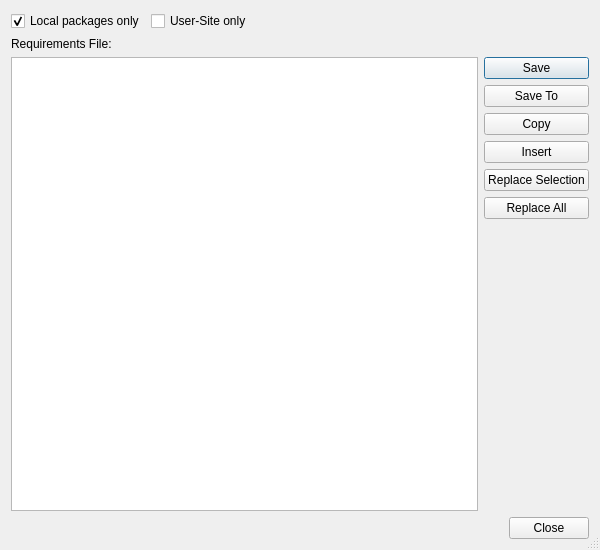
<?xml version="1.0" encoding="UTF-8"?>
<ui version="4.0">
 <class>PipFreezeDialog</class>
 <widget class="QDialog" name="PipFreezeDialog">
  <property name="geometry">
   <rect>
    <x>0</x>
    <y>0</y>
    <width>600</width>
    <height>550</height>
   </rect>
  </property>
  <property name="windowTitle">
   <string>Generate Requirements</string>
  </property>
  <property name="toolTip">
   <string>Replace the current selection with the requirements text</string>
  </property>
  <property name="sizeGripEnabled">
   <bool>true</bool>
  </property>
  <layout class="QVBoxLayout" name="verticalLayout">
   <item>
    <layout class="QHBoxLayout" name="horizontalLayout_2">
     <item>
      <widget class="QCheckBox" name="localCheckBox">
       <property name="toolTip">
        <string>Select to show requirements for locally-installed packages only</string>
       </property>
       <property name="text">
        <string>Local packages only</string>
       </property>
       <property name="checked">
        <bool>true</bool>
       </property>
      </widget>
     </item>
     <item>
      <widget class="QCheckBox" name="userCheckBox">
       <property name="toolTip">
        <string>Select to show requirements for packages installed to the user-site only</string>
       </property>
       <property name="text">
        <string>User-Site only</string>
       </property>
      </widget>
     </item>
     <item>
      <spacer name="horizontalSpacer">
       <property name="orientation">
        <enum>Qt::Horizontal</enum>
       </property>
       <property name="sizeHint" stdset="0">
        <size>
         <width>40</width>
         <height>20</height>
        </size>
       </property>
      </spacer>
     </item>
    </layout>
   </item>
   <item>
    <layout class="QHBoxLayout" name="horizontalLayout">
     <item>
      <widget class="QLabel" name="label">
       <property name="text">
        <string>Requirements File:</string>
       </property>
      </widget>
     </item>
     <item>
      <widget class="EricPathPicker" name="requirementsFilePicker" native="true">
       <property name="sizePolicy">
        <sizepolicy hsizetype="Expanding" vsizetype="Preferred">
         <horstretch>0</horstretch>
         <verstretch>0</verstretch>
        </sizepolicy>
       </property>
       <property name="focusPolicy">
        <enum>Qt::StrongFocus</enum>
       </property>
      </widget>
     </item>
    </layout>
   </item>
   <item>
    <layout class="QGridLayout" name="gridLayout">
     <item row="0" column="1">
      <widget class="QPushButton" name="saveButton">
       <property name="toolTip">
        <string>Press to save to the requirements file</string>
       </property>
       <property name="text">
        <string>Save</string>
       </property>
      </widget>
     </item>
     <item row="1" column="1">
      <widget class="QPushButton" name="saveToButton">
       <property name="toolTip">
        <string>Save to a new file</string>
       </property>
       <property name="text">
        <string>Save To</string>
       </property>
      </widget>
     </item>
     <item row="2" column="1">
      <widget class="QPushButton" name="copyButton">
       <property name="toolTip">
        <string>Copy the requirements text to the clipboard</string>
       </property>
       <property name="text">
        <string>Copy</string>
       </property>
      </widget>
     </item>
     <item row="3" column="1">
      <widget class="QPushButton" name="insertButton">
       <property name="toolTip">
        <string>Insert the requirements text at the cursor position</string>
       </property>
       <property name="text">
        <string>Insert</string>
       </property>
      </widget>
     </item>
     <item row="4" column="1">
      <widget class="QPushButton" name="replaceSelectionButton">
       <property name="text">
        <string>Replace Selection</string>
       </property>
      </widget>
     </item>
     <item row="5" column="1">
      <widget class="QPushButton" name="replaceAllButton">
       <property name="toolTip">
        <string>Replace all text with the requirements text</string>
       </property>
       <property name="text">
        <string>Replace All</string>
       </property>
      </widget>
     </item>
     <item row="6" column="1">
      <spacer name="verticalSpacer">
       <property name="orientation">
        <enum>Qt::Vertical</enum>
       </property>
       <property name="sizeHint" stdset="0">
        <size>
         <width>20</width>
         <height>40</height>
        </size>
       </property>
      </spacer>
     </item>
     <item row="0" column="0" rowspan="7">
      <widget class="QPlainTextEdit" name="requirementsEdit">
       <property name="tabChangesFocus">
        <bool>true</bool>
       </property>
      </widget>
     </item>
    </layout>
   </item>
   <item>
    <widget class="QDialogButtonBox" name="buttonBox">
     <property name="orientation">
      <enum>Qt::Horizontal</enum>
     </property>
     <property name="standardButtons">
      <set>QDialogButtonBox::Close</set>
     </property>
    </widget>
   </item>
  </layout>
 </widget>
 <customwidgets>
  <customwidget>
   <class>EricPathPicker</class>
   <extends>QWidget</extends>
   <header>EricWidgets/EricPathPicker.h</header>
   <container>1</container>
  </customwidget>
 </customwidgets>
 <tabstops>
  <tabstop>localCheckBox</tabstop>
  <tabstop>userCheckBox</tabstop>
  <tabstop>requirementsFilePicker</tabstop>
  <tabstop>requirementsEdit</tabstop>
  <tabstop>saveButton</tabstop>
  <tabstop>saveToButton</tabstop>
  <tabstop>copyButton</tabstop>
  <tabstop>insertButton</tabstop>
  <tabstop>replaceSelectionButton</tabstop>
  <tabstop>replaceAllButton</tabstop>
 </tabstops>
 <resources/>
 <connections>
  <connection>
   <sender>buttonBox</sender>
   <signal>accepted()</signal>
   <receiver>PipFreezeDialog</receiver>
   <slot>accept()</slot>
   <hints>
    <hint type="sourcelabel">
     <x>248</x>
     <y>254</y>
    </hint>
    <hint type="destinationlabel">
     <x>157</x>
     <y>274</y>
    </hint>
   </hints>
  </connection>
  <connection>
   <sender>buttonBox</sender>
   <signal>rejected()</signal>
   <receiver>PipFreezeDialog</receiver>
   <slot>reject()</slot>
   <hints>
    <hint type="sourcelabel">
     <x>316</x>
     <y>260</y>
    </hint>
    <hint type="destinationlabel">
     <x>286</x>
     <y>274</y>
    </hint>
   </hints>
  </connection>
 </connections>
</ui>
